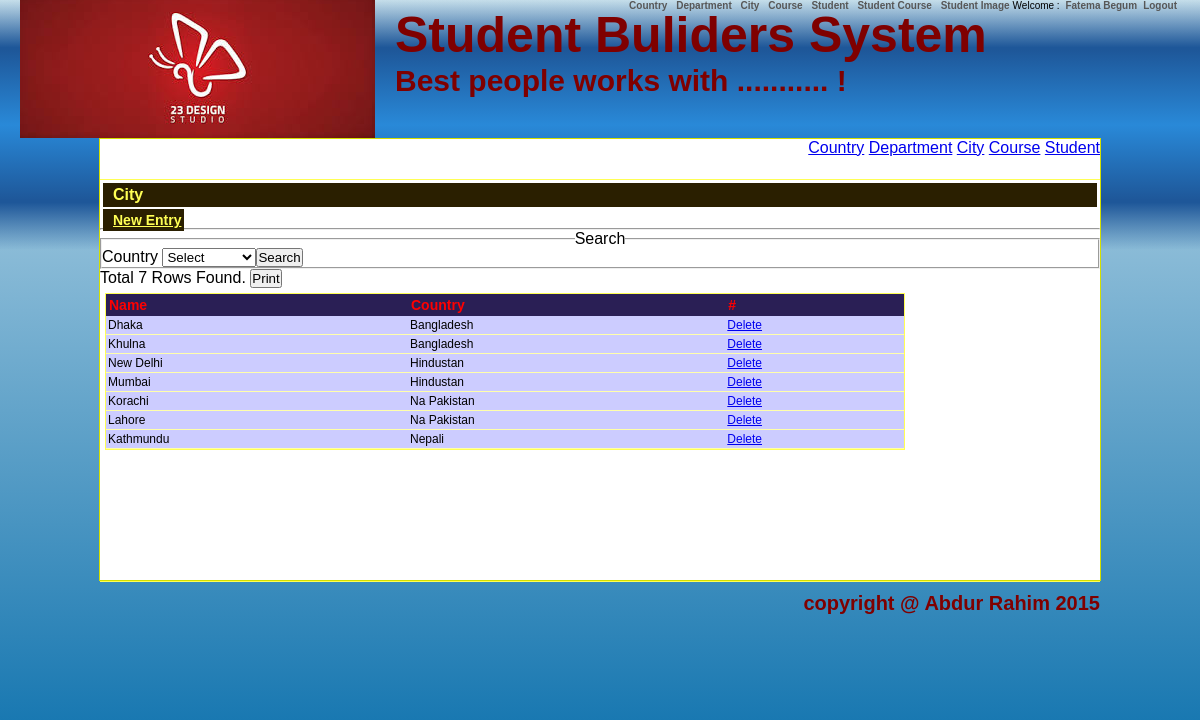
The page /?a=artclcityb (signed in) on the database its author committed.
### tables this page shows
CREATE TABLE IF NOT EXISTS `city` (
  `id` int(11) NOT NULL AUTO_INCREMENT,
  `name` varchar(200) DEFAULT NULL,
  `countryId` int(11) DEFAULT NULL,
  PRIMARY KEY (`id`),
  KEY `countryId` (`countryId`)
);

CREATE TABLE IF NOT EXISTS `country` (
  `id` int(11) NOT NULL AUTO_INCREMENT,
  `name` varchar(200) DEFAULT NULL,
  PRIMARY KEY (`id`)
);

### Admin/city.php (the view, shortened to what this page needs)
<a class="newentry" href="?a=artclcity_newb">New Entry</a><hr />
<div class="search">
<form method="post" action="">
<fieldset>
<legend>Search</legend>
Country
<select name="country">
<option value="0">Select</option>
</select><input type="submit" name="submit" value="Search"/>
</fieldset>
</form>
</div>
<?php
$sql = "select city.id, city.name, country.name as Country from city, country where city.countryId = country.Id";
$r = mysql_query($sql);
?>
<div class="tableHead">
<form method="post" action="print.php?name=City">
<?php
	$rows = mysql_num_rows($r);
	print "Total $rows Rows Found. ";
?>
<input type="submit" name="submit" value="Print"/>
</form>
</div>
<?php
print '<table class="data" cellpading="0" cellspacing="0">';
print '<tr><th>Name</th><th>Country</th><th>#</th></tr>';
while($s = mysql_fetch_row($r))
{
	print '<tr>';
	print '<td>'.htmlentities($s[1]).'</td>';
	print '<td>'.htmlentities($s[2]).'</td>';
	delete($s[0]);
	print '</tr>';
}
print '</table>';
?>

### Conf/cn.php (shortened to what this page needs)
<?php
function delete($id, &$a = "")
{
	if($id > 0)
	{
		print '<td><a href="#" onclick="makeconfirm(\'&delete='.$id.'\', \''.$_GET['a'].'\')">Delete</a></td>';
	}
}
?>

### CSS/design.css (style rules this page uses)
* { padding:0px; margin:0px auto; }
body { font-family:Verdana, Arial, Helvetica, sans-serif; background: #c5deea; background: -moz-linear-gradient(top, #c5deea 0%, #8abbd7 31%, #066dab 100%); background: -webkit-gradient(linear, left top, left bottom, color-stop(0%,#c5deea), color-stop(31%,#8abbd7), color-stop(100%,#066dab)); background: -webkit-linear-gradient(top, #c5deea 0%,#8abbd7 31%,#066dab 100%); background: -o-linear-gradient(top, #c5deea 0%,#8abbd7 31%,#066dab 100%); background: -ms-linear-gradient(top, #c5deea 0%,#8abbd7 31%,#066dab 100%); background: linear-gradient(to bottom, #c5deea 0%,#8abbd7 31%,#066dab 100%); filter: progid:DXImageTransform.Microsoft.gradient( startColorstr='#c5deea', endColorstr='#066dab',GradientType=0 ); }
.newentry { padding:3px; padding-left:10px; background-color:#2A1F00; color:#FFFF55; font-weight:bold; margin:3px; font-size:14px; }
.data { border:#FFFF55 thin solid; float:left; margin:5px; min-width:800px; width:auto; overflow:hidden; }
.data th { background-color:#2A1F55; color:#FF0000; font-size:14px; font-weight:bold; padding:3px; text-align:left; }
.data tr { background-color:#CCCCFF; font-size:12px; }
.data td { border-bottom:#FFFFAA thin solid; padding:2px; text-align:left; }

### rows shown on the page
city: name "Dhaka", countryId.name "Bangladesh"
city: name "Khulna", countryId.name "Bangladesh"
city: name "New Delhi", countryId.name "Hindustan"
city: name "Mumbai", countryId.name "Hindustan"
city: name "Korachi", countryId.name "Na Pakistan"
city: name "Lahore", countryId.name "Na Pakistan"
city: name "Kathmundu", countryId.name "Nepali"

### other values the page prints
$_SESSION['name'] "Fatema Begum"
str_replace("_", " ",$page) "City"
$rows "7"
